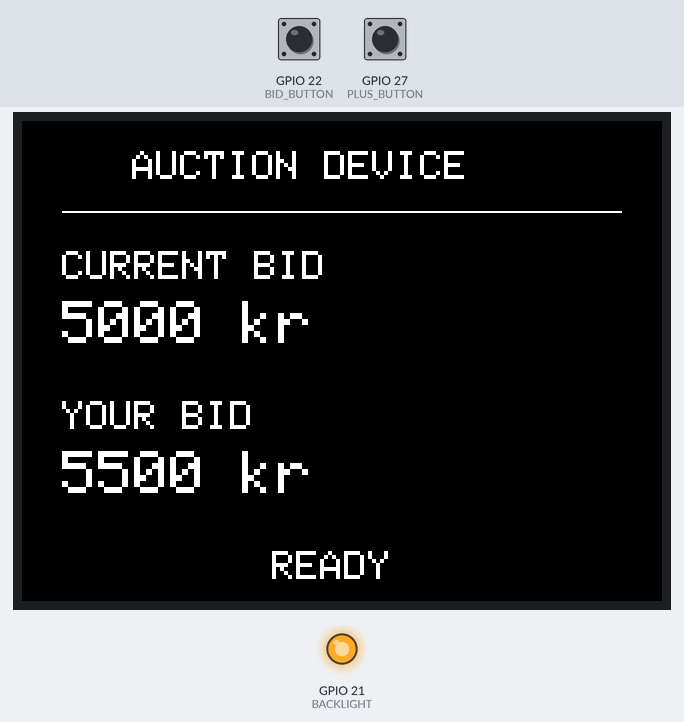
The sketch below on a simulated ESP32. On the bench: 320×240 colour display, output pins drawn as LEDs (lit = HIGH). The test bench sets the inputs (shaded band); at power-on: GPIO 22 (BID_BUTTON) HIGH, GPIO 27 (PLUS_BUTTON) HIGH. What the sketch prints to the serial monitor is not drawn.

Above: at 1.4 s.
1.5 s: GPIO 22 (BID_BUTTON) pulled LOW for 0.15 s
At 2.1 s:
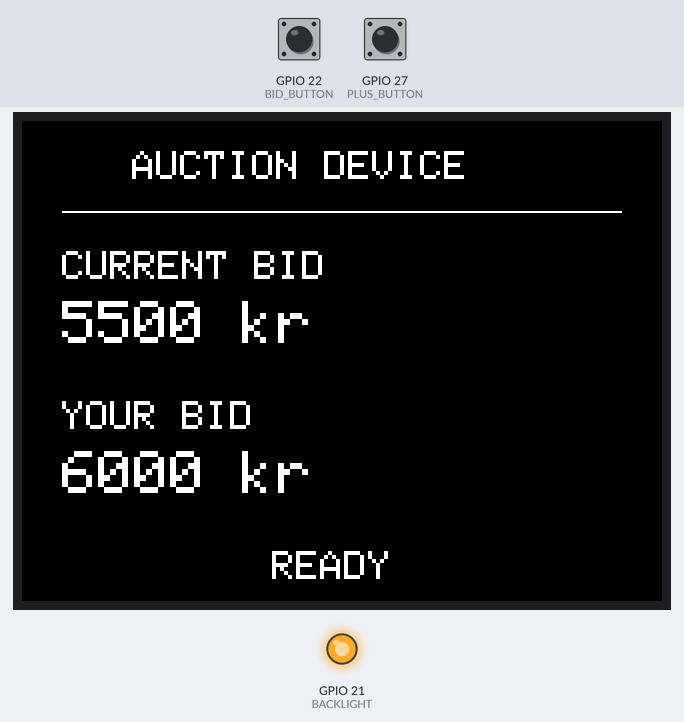
3.1 s: GPIO 27 (PLUS_BUTTON) pulled LOW for 0.15 s
At 4.3 s:
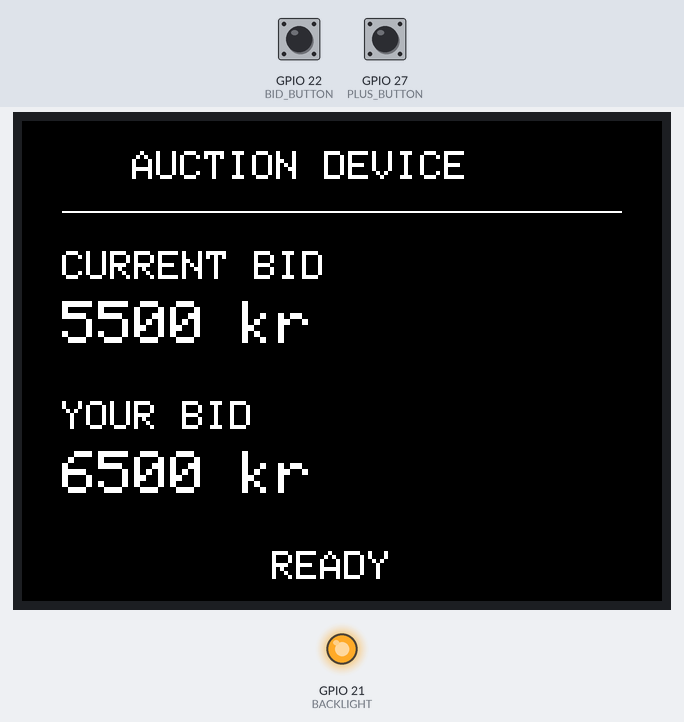
4.7 s: GPIO 22 (BID_BUTTON) pulled LOW for 1 s
At 5.7 s:
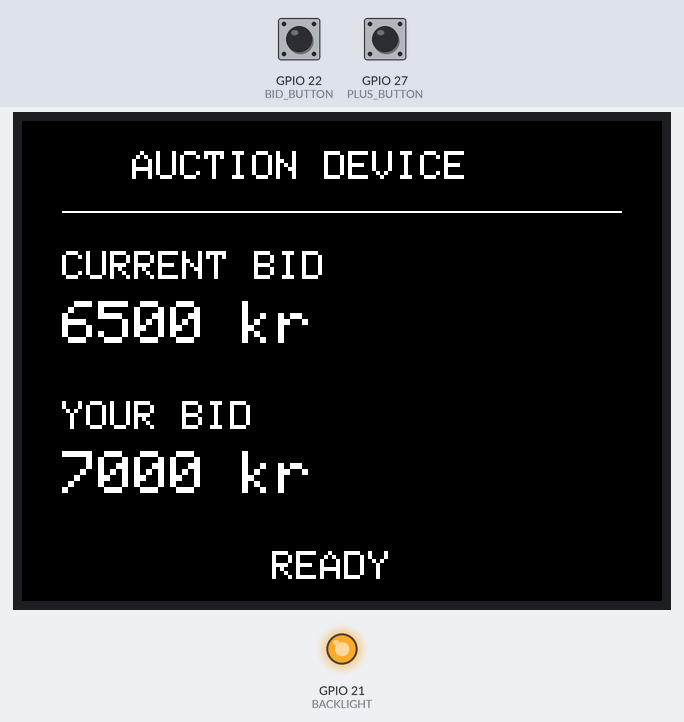
7.2 s: GPIO 27 (PLUS_BUTTON) pulled LOW for 1 s
At 7.6 s:
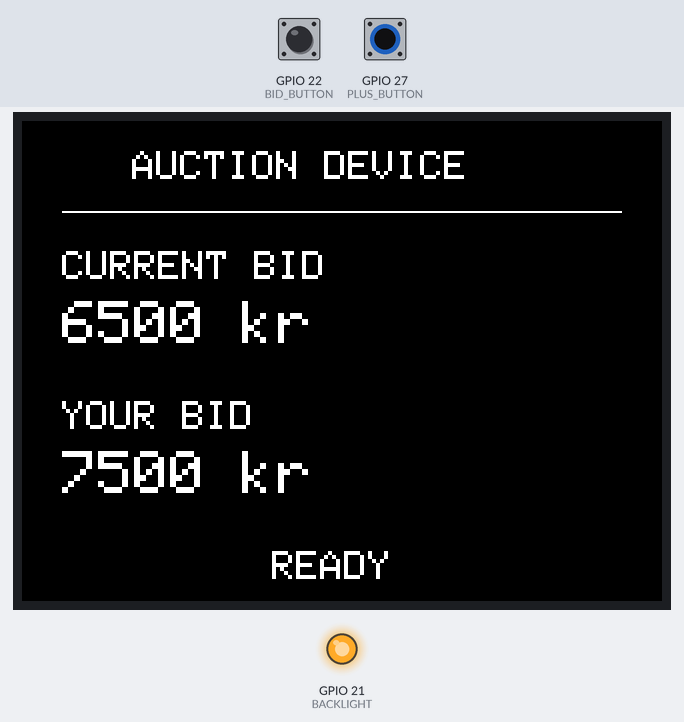
Timing chart, 0 to 10.2 s (numbered marks = the images above; inputs shaded):
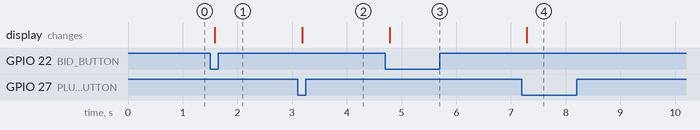

The sketch:

bidding_device_v1.ino
```cpp
#include <LovyanGFX.hpp>

// ============================================================
// CYD DISPLAY CONFIGURATION
// ESP32-2432S028R + ILI9341
// ============================================================

class LGFX : public lgfx::LGFX_Device {
  lgfx::Panel_ILI9341 _panel;
  lgfx::Bus_SPI _bus;

public:
  LGFX() {

    // --------------------------------------------------------
    // SPI BUS
    // --------------------------------------------------------
    {
      auto cfg = _bus.config();

      cfg.spi_host = HSPI_HOST;
      cfg.spi_mode = 0;

      cfg.freq_write = 40000000;
      cfg.freq_read  = 16000000;

      cfg.spi_3wire = true;
      cfg.use_lock = true;
      cfg.dma_channel = 1;

      // CYD display pins
      cfg.pin_sclk = 14;
      cfg.pin_mosi = 13;
      cfg.pin_miso = 12;
      cfg.pin_dc   = 2;

      _bus.config(cfg);
      _panel.setBus(&_bus);
    }

    // --------------------------------------------------------
    // ILI9341 DISPLAY
    // --------------------------------------------------------
    {
      auto cfg = _panel.config();

      cfg.pin_cs   = 15;
      cfg.pin_rst  = -1;
      cfg.pin_busy = -1;

      cfg.panel_width  = 240;
      cfg.panel_height = 320;

      _panel.config(cfg);
    }

    setPanel(&_panel);
  }
};


// ============================================================
// HARDWARE
// ============================================================

LGFX display;

// Physical buttons
const int BID_BUTTON  = 22;
const int PLUS_BUTTON = 27;

// CYD backlight
const int BACKLIGHT = 21;


// ============================================================
// BUTTON STATE
// ============================================================

bool previousBidState  = HIGH;
bool previousPlusState = HIGH;


// ============================================================
// AUCTION STATE
// ============================================================

// Current accepted bid
int currentBid = 5000;

// Bid currently selected by the user
int yourBid = 5500;

// Temporary fixed bid increment
const int bidIncrement = 500;


// ============================================================
// DRAW AUCTION SCREEN
// ============================================================

void drawAuctionScreen() {

  display.fillScreen(TFT_BLACK);

  display.setTextColor(TFT_WHITE);

  // --------------------------------------------------------
  // Header
  // --------------------------------------------------------

  display.setTextSize(2);
  display.setCursor(55, 15);
  display.println("AUCTION DEVICE");

  display.drawFastHLine(
    20,
    45,
    280,
    TFT_WHITE
  );


  // --------------------------------------------------------
  // Current bid
  // --------------------------------------------------------

  display.setTextSize(2);
  display.setCursor(20, 65);
  display.println("CURRENT BID");

  display.setTextSize(3);
  display.setCursor(20, 90);
  display.printf("%d kr", currentBid);


  // --------------------------------------------------------
  // Selected bid
  // --------------------------------------------------------

  display.setTextSize(2);
  display.setCursor(20, 140);
  display.println("YOUR BID");

  display.setTextSize(3);
  display.setCursor(20, 165);
  display.printf("%d kr", yourBid);


  // --------------------------------------------------------
  // Status
  // --------------------------------------------------------

  display.setTextSize(2);
  display.setCursor(125, 215);
  display.println("READY");
}


// ============================================================
// SETUP
// ============================================================

void setup() {

  Serial.begin(115200);

  Serial.println();
  Serial.println("Starting auction device...");


  // --------------------------------------------------------
  // Configure physical buttons
  // --------------------------------------------------------

  pinMode(BID_BUTTON, INPUT_PULLUP);
  pinMode(PLUS_BUTTON, INPUT_PULLUP);


  // --------------------------------------------------------
  // Backlight
  // --------------------------------------------------------

  pinMode(BACKLIGHT, OUTPUT);
  digitalWrite(BACKLIGHT, HIGH);


  // --------------------------------------------------------
  // Display
  // --------------------------------------------------------

  display.init();

  // Landscape orientation
  display.setRotation(1);

  drawAuctionScreen();


  Serial.println("Auction device ready.");
  Serial.println();

  Serial.print("Current bid: ");
  Serial.println(currentBid);

  Serial.print("Selected bid: ");
  Serial.println(yourBid);
}


// ============================================================
// MAIN LOOP
// ============================================================

void loop() {

  // Read physical buttons
  bool currentBidState =
    digitalRead(BID_BUTTON);

  bool currentPlusState =
    digitalRead(PLUS_BUTTON);


  // ========================================================
  // PLUS BUTTON
  //
  // Detect HIGH -> LOW transition.
  // This means the button has just been pressed.
  // ========================================================

  if (
    previousPlusState == HIGH &&
    currentPlusState == LOW
  ) {

    yourBid += bidIncrement;

    Serial.print("Selected bid changed to: ");
    Serial.println(yourBid);

    drawAuctionScreen();
  }


  // ========================================================
  // BID BUTTON
  //
  // For now we simulate that the server accepts the bid.
  // ========================================================

  if (
    previousBidState == HIGH &&
    currentBidState == LOW
  ) {

    // Accept selected bid
    currentBid = yourBid;

    // Prepare minimum next bid
    yourBid = currentBid + bidIncrement;


    Serial.print("BID ACCEPTED: ");
    Serial.println(currentBid);

    Serial.print("Next minimum bid: ");
    Serial.println(yourBid);


    drawAuctionScreen();
  }


  // ========================================================
  // Store button states for next loop
  // ========================================================

  previousBidState = currentBidState;
  previousPlusState = currentPlusState;
}
```

Measured:
- after the input at 1.5 s, the display: changes after 0.09 s (image 1)
- after the input at 3.1 s, the display: changes after 0.09 s (image 2)
- after the input at 4.7 s, the display: changes after 0.08 s (image 3)
- after the input at 7.2 s, the display: changes after 0.09 s (image 4)
